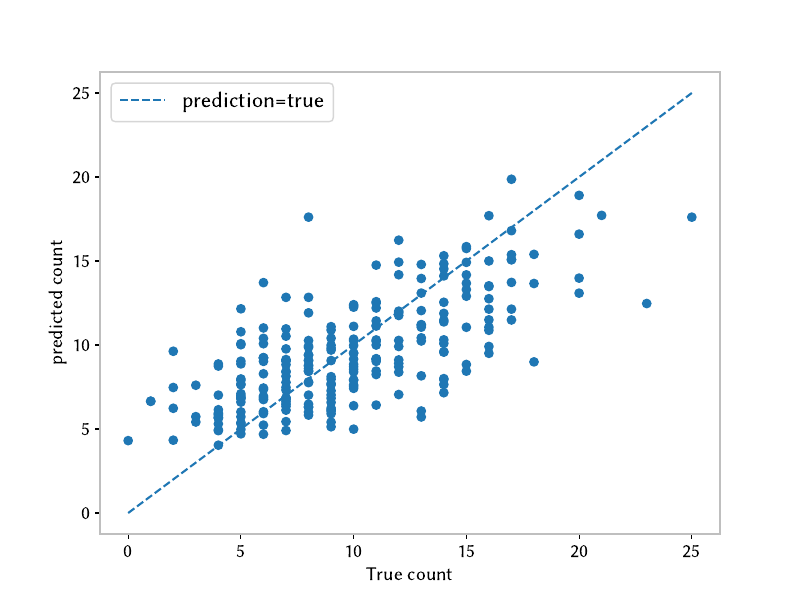

Write Python code to recreate this figure.
import numpy as np
import util
import matplotlib.pyplot as plt

def main(lr, train_path, eval_path, save_path):
    """Problem: Poisson regression with gradient ascent.

    Args:
        lr: Learning rate for gradient ascent.
        train_path: Path to CSV file containing dataset for training.
        eval_path: Path to CSV file containing dataset for evaluation.
        save_path: Path to save predictions.
    """
    # Load training set
    x_train, y_train = util.load_dataset(train_path, add_intercept=True)
    x_eval, y_eval = util.load_dataset(eval_path, add_intercept=True)

    # *** START CODE HERE ***
    # Fit a Poisson Regression model
    # Run on the validation set, and use np.savetxt to save outputs to save_path
    model = PoissonRegression()
    model.fit(x_train, y_train)
    predictions = model.predict(x_eval)
    np.savetxt(save_path, predictions.T)

    # create plot
    fig, ax = plt.subplots()
    ax.set(xlabel="True count", ylabel="predicted count")
    ax.scatter(y_eval, predictions)
    ax.plot([0, 25], [0, 25], ls="--", label="prediction=true")
    ax.legend()
    plt.savefig("poisson.pdf")
    # *** END CODE HERE ***


class PoissonRegression:
    """Poisson Regression.

    Example usage:
        > clf = PoissonRegression(step_size=lr)
        > clf.fit(x_train, y_train)
        > clf.predict(x_eval)
    """

    def __init__(self, step_size=1e-5, max_iter=10000, eps=1e-5,
                 theta_0=None, verbose=True):
        """
        Args:
            step_size: Step size for iterative solvers only.
            max_iter: Maximum number of iterations for the solver.
            eps: Threshold for determining convergence.
            theta_0: Initial guess for theta. If None, use the zero vector.
            verbose: Print loss values during training.
        """
        self.theta = theta_0
        self.step_size = step_size
        self.max_iter = max_iter
        self.eps = eps
        self.verbose = verbose

    def fit(self, x, y):
        """Run gradient ascent to maximize likelihood for Poisson regression.

        Args:
            x: Training example inputs. Shape (n_examples, dim).
            y: Training example labels. Shape (n_examples,).
        """
        # *** START CODE HERE ***
        if self.theta is None:
            self.theta = np.zeros((1, x.shape[1]))
        for istep in range(self.max_iter):
            prev_theta = self.theta
            dtheta = np.sum(np.dot((y - np.exp(self.theta.dot(x.T))), x), 0)

            self.theta = self.theta + self.step_size * dtheta
            if self.verbose:
                loss = - np.mean((self.theta.dot(x.T)).dot(y.T) - np.exp(self.theta.dot(x.T)))
                print(f"Iteration {istep}: Loss={loss}")

            if np.linalg.norm(self.theta - prev_theta) < self.eps:
                break
        # *** END CODE HERE ***

    def predict(self, x):
        """Make a prediction given inputs x.

        Args:
            x: Inputs of shape (n_examples, dim).

        Returns:
            Floating-point prediction for each input, shape (n_examples,).
        """
        # *** START CODE HERE ***
        return np.exp(self.theta.dot(x.T))
        # *** END CODE HERE ***

if __name__ == '__main__':
    main(lr=1e-5,
        train_path='train.csv',
        eval_path='valid.csv',
        save_path='poisson_pred.txt')
